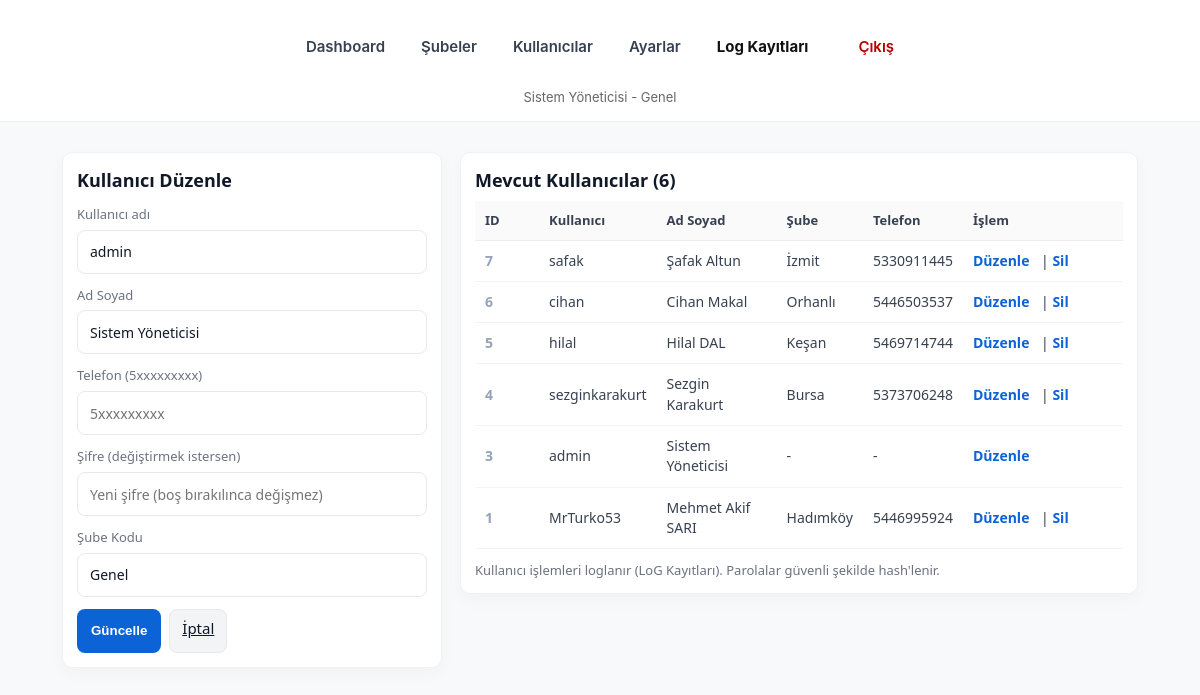
Page /panel/users.php?edit=3 (signed in) on the committed database.
### tables this page shows
CREATE TABLE `users` (
  `id` int(11) NOT NULL,
  `username` varchar(100) NOT NULL,
  `fullname` varchar(200) DEFAULT NULL,
  `password_hash` varchar(255) NOT NULL,
  `branch_code` char(1) DEFAULT NULL,
  `avatar` varchar(255) DEFAULT NULL,
  `created_at` datetime DEFAULT current_timestamp(),
  `is_admin` tinyint(1) NOT NULL DEFAULT 0,
  `phone` varchar(30) DEFAULT NULL
);

### inc/helpers.php (called while the page is built, shortened)
<?php
$configPathCandidates = [
    __DIR__ . '/../config.php',
    __DIR__ . '/../../config.php',
];
$config = null;
foreach ($configPathCandidates as $p) {
    if (file_exists($p)) {
        $tmp = include $p;
        if (is_array($tmp)) { $config = $tmp; break; }
    }
}
function base_url() {
    global $config;
    $b = $config['base_url'] ?? '';
    $b = trim((string)$b);
    return rtrim($b, '/');
}
function asset($path) {
    $path = (string)$path;
    $path = trim($path);
    $b = base_url();
    if ($path[0] === '/') {
        return ($b === '') ? $path : $b . $path;
    }
    return ($b === '') ? '/' . ltrim($path, '/') : $b . '/' . ltrim($path, '/');
}
?>

### config.php (called while the page is built)
<?php
return [
    'db_host' => 'localhost',
    'db_name' => 'sirtkoyu_pnl',
    'db_user' => 'sirtkoyu_pnl',
    'db_pass' => 'UrouesQAqbOzgxa7',
    'base_url' => '/pnl2',
];

### inc/auth.php (called while the page is built, shortened)
<?php
function current_user() {
    return $_SESSION['user'] ?? null;
}
function is_admin() {
    $u = current_user();
    return $u && !empty($u['is_admin']);
}

### panel/users.php (the view, shortened to what this page needs)
<?php
require_once __DIR__ . '/../inc/auth.php';
require_once __DIR__ . '/../inc/helpers.php';
$db = db_connect();
$branches = ['1'=>'Bursa','2'=>'İzmit','3'=>'Orhanlı','4'=>'Hadımköy','5'=>'Keşan'];
$editUser = null;
if (isset($_GET['edit'])) {
    $eid = (int)$_GET['edit'];
    $stmt = $db->prepare("SELECT id, username, fullname, phone, branch_code FROM users WHERE id = :id LIMIT 1");
    $stmt->execute([':id'=>$eid]);
    $editUser = $stmt->fetch(PDO::FETCH_ASSOC) ?: null;
}
$users = $db->query("SELECT id, username, fullname, branch_code, phone FROM users ORDER BY id DESC")->fetchAll(PDO::FETCH_ASSOC);
?>
<!doctype html>
<html lang="tr">
<head>
  <?php require_once __DIR__ . '/../inc/head.php'; ?>
  <link rel="stylesheet" href="<?php echo asset('/assets/css/panel-users.css'); ?>">
</head>
<body>
  <?php require_once __DIR__ . '/header.php'; ?>
  <main class="users-page">
    <div class="users-grid">
      <div class="card">
        <?php if ($editUser): ?>
          <h2>Kullanıcı Düzenle</h2>
          <form method="post" novalidate>
            <label>Kullanıcı adı</label>
            <input name="username" required value="<?php echo htmlspecialchars($editUser['username']); ?>">
            <label>Ad Soyad</label>
            <input name="fullname" value="<?php echo htmlspecialchars($editUser['fullname']); ?>">
            <label>Telefon (5xxxxxxxxx)</label>
            <input name="phone" value="<?php echo htmlspecialchars($editUser['phone'] ?? ''); ?>" placeholder="5xxxxxxxxx">
            <label>Şifre (değiştirmek istersen)</label>
            <input type="password" name="password" placeholder="Yeni şifre (boş bırakılınca değişmez)">
            <label>Şube Kodu</label>
            <select name="branch_code">
              <option value="">Genel</option>
            </select>
            <div class="form-actions">
              <button class="btn-primary" type="submit">Güncelle</button>
              <a class="btn-secondary" href="users.php">İptal</a>
            </div>
          </form>
        <?php endif; ?>
      </div>
      <div class="card">
        <h2>Mevcut Kullanıcılar (<?php echo count($users); ?>)</h2>
        <div style="overflow:auto; max-height:640px; margin-top:8px;">
          <table class="users-table" role="table">
            <thead>
              <tr>
                <th style="width:64px">ID</th>
                <th>Kullanıcı</th>
                <th>Ad Soyad</th>
                <th>Şube</th>
                <th>Telefon</th>
                <th style="width:160px">İşlem</th>
              </tr>
            </thead>
            <tbody>
              <?php foreach($users as $u): ?>
                <tr>
                  <td><?php echo (int)$u['id']; ?></td>
                  <td><?php echo htmlspecialchars($u['username']); ?></td>
                  <td><?php echo htmlspecialchars($u['fullname']); ?></td>
                  <td><?php echo htmlspecialchars($branches[$u['branch_code']] ?? '-'); ?></td>
                  <td><?php echo htmlspecialchars($u['phone'] ?? '-'); ?></td>
                  <td class="action-links">
                    <a href="?edit=<?php echo (int)$u['id']; ?>">Düzenle</a>
                    <?php if ($u['id'] !== ($_SESSION['user']['id'] ?? 0)): ?>
                      | <a href="?delete=<?php echo (int)$u['id']; ?>" onclick="return confirm('Silinsin mi?')">Sil</a>
                    <?php else: ?>
                    <?php endif; ?>
                  </td>
                </tr>
              <?php endforeach; ?>
            </tbody>
          </table>
        </div>
        <div class="small-note" style="margin-top:12px">Kullanıcı işlemleri loglanır (LoG Kayıtları). Parolalar güvenli şekilde hash'lenir.</div>
      </div>
    </div>
  </main>
</body>
</html>

### panel/header.php
<?php
require_once __DIR__ . '/../inc/auth.php';
$user = current_user();
?>
<header style="text-align:center;padding:14px;border-bottom:1px solid #eee;background:#fff">
  <nav style="display:flex;justify-content:center;gap:12px;align-items:center;flex-wrap:wrap">
    <a href="dashboard.php">Dashboard</a>
    <a href="branches.php">Şubeler</a>
    <?php if (is_admin()): ?>
      <a href="users.php">Kullanıcılar</a>
      <a href="settings.php">Ayarlar</a>
      <a href="logs.php" style="font-weight:700;color:#111;">Log Kayıtları</a>
    <?php endif; ?>
    <a href="logout.php" style="margin-left:14px;color:#b00">Çıkış</a>
  </nav>
  <div style="margin-top:8px;color:#666;font-size:13px">
    <?php if ($user): ?>
      <?php echo htmlspecialchars($user['fullname'] ?? $user['username']); ?> - <?php echo htmlspecialchars($user['branch_code'] ? ('Şube: ' . $user['branch_code']) : 'Genel'); ?>
    <?php endif; ?>
  </div>
</header>

### assets/css/style.css (style rules this page uses)
:root { --bg: #f5f7fb; --card: #ffffff; --accent: #0b63d6; --muted: #6b7280; --success: #16a34a; --danger: #dc2626; --border: #e6e9ee; }
* { box-sizing:border-box }
html,body { height:100%;margin:0;font-family:Inter, system-ui, -apple-system, "Segoe UI", Roboto, "Helvetica Neue", Arial, "Noto Sans", sans-serif; }
body { background:var(--bg);color:#111827;-webkit-font-smoothing:antialiased;-moz-osx-font-smoothing:grayscale;line-height:1.45;font-size:15px }
label { display:block;font-size:13px;color:var(--muted);margin-top:12px;margin-bottom:6px }
input[type="text"], input[type="file"], input[type="password"], textarea, select { width:100%; padding:10px 12px; border:1px solid var(--border); border-radius:8px; background:#fff; font-size:14px; color:#111827; transition:box-shadow .12s ease, border-color .12s ease; }
.btn-primary { display:inline-block; padding:10px 18px; background:var(--accent); color:#fff; border:none; border-radius:8px; cursor:pointer; font-weight:600; transition:all .12s ease; }
.btn-secondary { padding:8px 14px;background:#f3f4f6;border-radius:8px;border:1px solid var(--border);color:#111827; }
header { background:#fff;border-bottom:1px solid var(--border) }
header nav { display:flex;justify-content:center;gap:12px;padding:14px 8px;align-items:center;flex-wrap:wrap }
header nav a { color:#374151;text-decoration:none;padding:8px 12px;border-radius:8px;font-weight:600 }
table { width:100%;border-collapse:collapse }
table th, table td { padding:10px;border-bottom:1px solid #eee;vertical-align:middle }

### assets/css/panel-users.css (style rules this page uses)
:root { --bg: #f7f9fb; --card-bg: #ffffff; --accent: #0b63d6; --muted: #6b7280; --border: #e6e9ee; --shadow: 0 6px 18px rgba(16,24,40,0.03); }
.users-page { max-width: 1100px; margin: 18px auto; padding: 12px; font-family: system-ui, -apple-system, "Segoe UI", Roboto, "Helvetica Neue", Arial, "Noto Sans", sans-serif; color: #0f172a; background: transparent; }
.users-page h2 { font-size: 18px; margin: 0 0 10px 0; font-weight: 600; color: #111827; }
.users-grid { display: grid; grid-template-columns: 380px 1fr; gap: 18px; align-items: start; }
.card { background: var(--card-bg); border-radius: 10px; border: 1px solid var(--border); box-shadow: var(--shadow); padding: 14px; }
.small-note { font-size: 13px; color: var(--muted); margin-top: 10px; line-height: 1.4; }
.card input[type="text"], .card input[type="tel"], .card input[type="email"], .card input[type="number"], .card input[type="password"], .card input:not([type]), .card select, .card textarea { -webkit-appearance: none; -moz-appearance: none; appearance: none; box-sizing: border-box; width: 100%; min-height: 44px; height: 44px; padding: 10px 12px; border: 1px solid var(--border); border-radius: 8px; background: #fff; font-size: 14px; color: #111827; line-height: 1.2; transition: box-shadow .12s ease, border-color .12s ease; }
.card label { display: block; margin-top: 12px; margin-bottom: 6px; color: var(--muted); font-size: 13px; }
.card input[type="text"], .card input[type="password"], .card input:not([type]) { padding-right: 44px; }
.form-actions { margin-top: 12px; display: flex; gap: 8px; align-items: center; }
.btn-primary { background: var(--accent); color: #fff; padding: 9px 14px; border-radius: 8px; border: none; font-weight: 700; height: 44px; cursor: pointer; }
.btn-secondary { background: #f3f4f6; color: #0f172a; padding: 8px 12px; border-radius: 8px; border: 1px solid var(--border); height: 44px; cursor: pointer; }
.users-table { width: 100%; border-collapse: collapse; font-size: 14px; }
.users-table thead th { text-align: left; padding: 12px; background: #fbfdff; border-bottom: 1px solid #eef2f7; color: #374151; font-weight: 700; font-size: 13px; }
.users-table tbody td { padding: 12px; border-bottom: 1px solid #f3f4f6; color: #334155; vertical-align: middle; }
.users-table td:first-child { width: 64px; color: #94a3b8; font-weight: 600; }
.action-links a, .users-table a { color: var(--accent); text-decoration: none; margin-right: 8px; font-weight: 600; }
.card .small-note { margin-top: 12px; }
.users-page .card { padding: 14px; }
.users-page input, .users-page select, .users-page textarea { font-family: inherit; }

### rows in the picture
users: fullname "Sistem Yöneticisi", branch_code "Genel", username "admin", id "3", branch_code "-", phone "-"
users: id "7", username "safak", fullname "Şafak Altun", branch_code "İzmit", phone "5330911445"
users: id "6", username "cihan", fullname "Cihan Makal", branch_code "Orhanlı", phone "5446503537"
users: id "5", username "hilal", fullname "Hilal DAL", branch_code "Keşan", phone "5469714744"
users: id "4", username "sezginkarakurt", fullname "Sezgin Karakurt", branch_code "Bursa", phone "5373706248"
users: id "1", username "MrTurko53", fullname "Mehmet Akif SARI", branch_code "Hadımköy", phone "5446995924"

### other values in the picture
count($users) "6"
